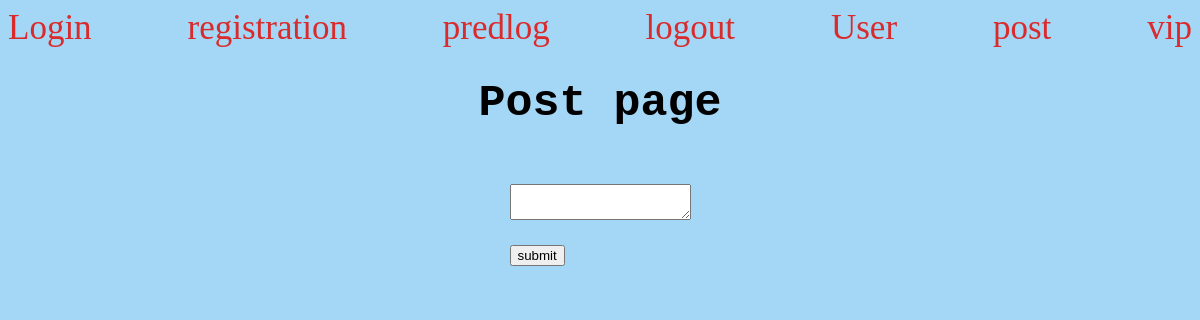
The app's page /post (signed in), older data.
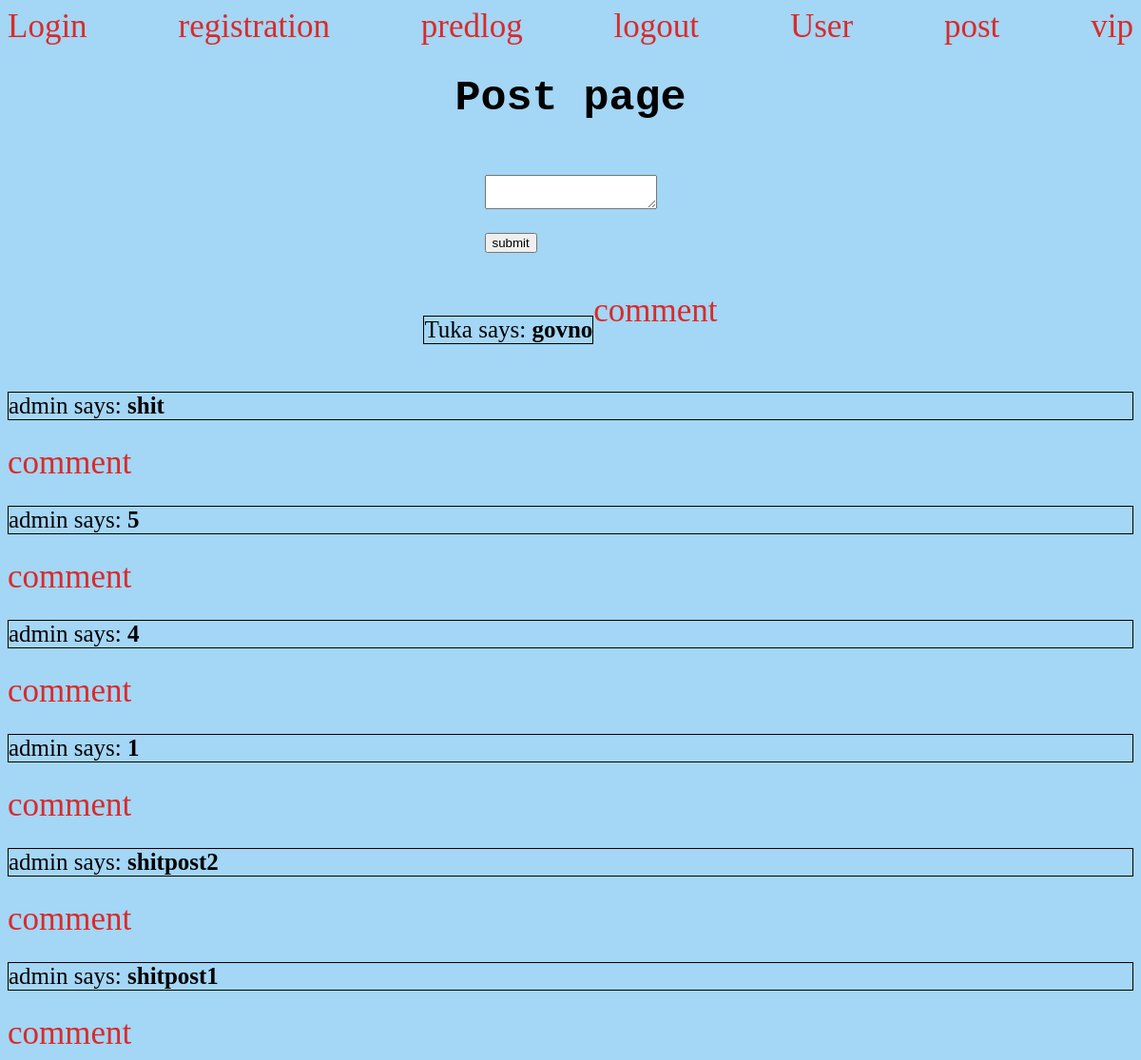
The same page, newer data.
### app/models.py (models this page shows, shortened)
class Post(db.Model):
    id = db.Column(db.Integer, primary_key=True)
    body = db.Column(db.String(140))
    author = db.Column(db.String(140))
    timestamp = db.Column(db.DateTime, index=True, default=datetime.utcnow)
    user_id = db.Column(db.Integer, db.ForeignKey('user.id'))

### app/routes.py (the view)
@app.route('/post',methods=['GET','POST'])
@login_required
def post():
    form = PostForm()
    if form.validate_on_submit():
        post = Post(body=form.post.data, author=current_user.username)
        db.session.add(post)
        db.session.commit()
        return redirect(url_for('post'))
    posts = Post.query.order_by(Post.timestamp.desc()).all()
    return render_template("post.html", title='Home Page', form=form,posts=posts)

### app/forms.py
class PostForm(FlaskForm):
    post = TextAreaField('Post')
    submit = SubmitField('submit')

### app/models.py (called while the page is built)
@login.user_loader
def load_user(id):
    return User.query.get(int(id))

### app/templates/post.html (shortened to what this page needs)
<link rel="stylesheet" type="text/css" href="{{ url_for('static', filename='css/style.css') }}" />
{% block content %}
<link rel="stylesheet" type="text/css" href="{{ url_for('static', filename='css/style.css') }}" />
<div class="header">
    <a href="{{ url_for('login') }}">Login</a>
    <a href="{{ url_for('registration') }} ">registration</a>
    <a href="{{ url_for('predlog') }}"> predlog</a>
    <a href="{{ url_for('logout')}}">logout</a>
    <a href="{{ url_for('user', username=current_user.username)}}">User</a>
    <a href="{{ url_for('post') }}">post</a>
    <a href="{{ url_for('vip') }}">vip</a>
</div>
<h1>Post page</h1>
<div class="postMain">
    <form action="" method="POST" novalidate>
        <p>
            {{ form.post(size=32) }}
        </p>
        <p>
            {{ form.submit() }}
     </p>
    </form>
</div>
<div class="postMainn">
    {% for post in posts %}
    <p class="post">
    {{ post.author }} says: <b>{{ post.body }}</b>
    </p>
    <a href="{{ url_for('comments', id= post.id  ) }}">comment</a>
</div>
{% endfor %}
{% endblock %}

### app/static/css/style.css (style rules this page uses)
h1 { font-size: 45px; color: #000; font-family: 'Courier New', Courier, monospace; display: flex; justify-content: center; }
a { text-decoration: none; color: #D92B2B; font-size: 35px; }
p { font-size: 25px; color: black; }
.postMain { display: flex; justify-content: center; }
.postMainn { display: flex; justify-content: center; }
.header { display: flex; justify-content: space-between; }
.post { border: 1px solid black; }

Row changes from the older to the newer data that the page shows:
added Post: author "Tuka", body "govno"
added Post: author "admin", body "shit"
added Post: author "admin", body "5"
added Post: author "admin", body "4"
added Post: author "admin", body "1"
added Post: author "admin", body "shitpost2"
added Post: author "admin", body "shitpost1"
